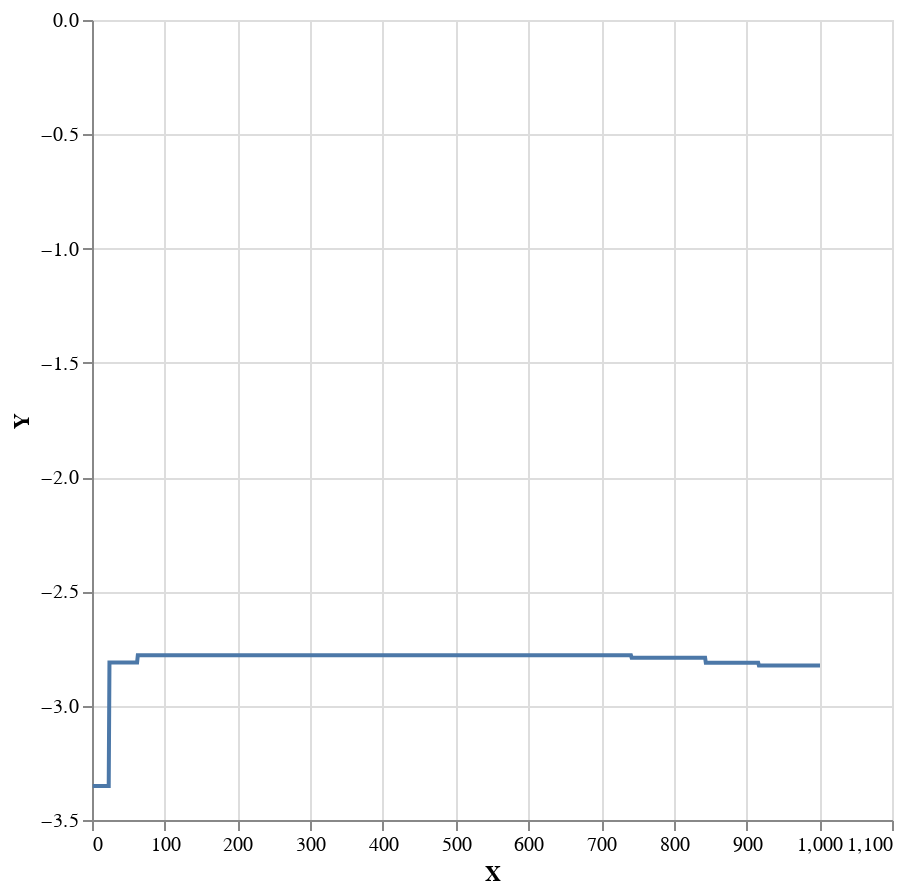

The code cell stored with this chart in its notebook:
### Markdown cell above
MCMC solver puts new points at the beginning of the list. Last (in the list, so first from the simulation start) `numBurnIn` points are removed as distributions from which they were drawn are not considered convergent to the stationary distribution $\pi$.

Let's se how the intercept and slope evolve during the simulations:

### Code cell
print "Slope"
l = length mhRunsRegression
xs = reverse $ fromIntegral <$> [1..l] ::[Double]
plot (xs, (\(x,_,_) -> x) <$> mhRunsRegression)

### Figure 1 — Vega-Lite specification as saved in the notebook (floating-point values rounded to 4 significant figures; data arrays with more than 128 entries replaced by an {"elided": "..."} marker saying what was removed)
{"$schema": "https://vega.github.io/schema/vega-lite/v4.json", "data": {"values": {"elided": "1001 records"}}, "encoding": {"color": {}, "x": {"field": "X", "type": "quantitative"}, "y": {"field": "Y", "type": "quantitative"}}, "height": 400, "mark": "line", "width": 400}
